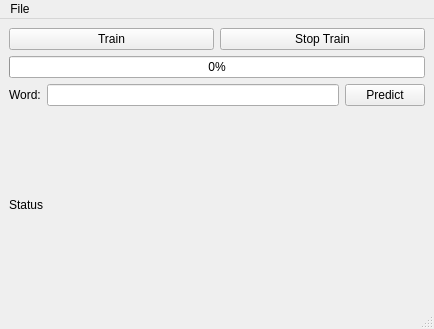
<?xml version="1.0" encoding="UTF-8"?>
<ui version="4.0">
 <class>MainWindow</class>
 <widget class="QMainWindow" name="MainWindow">
  <property name="geometry">
   <rect>
    <x>0</x>
    <y>0</y>
    <width>434</width>
    <height>329</height>
   </rect>
  </property>
  <property name="windowTitle">
   <string>G2P Neural Network</string>
  </property>
  <widget class="QWidget" name="centralwidget">
   <layout class="QGridLayout" name="gridLayout">
    <item row="2" column="0">
     <widget class="QLabel" name="labelResult">
      <property name="text">
       <string>Status</string>
      </property>
     </widget>
    </item>
    <item row="1" column="0">
     <layout class="QHBoxLayout" name="horizontalLayout_2">
      <item>
       <widget class="QLabel" name="labelWord">
        <property name="text">
         <string>Word:</string>
        </property>
       </widget>
      </item>
      <item>
       <widget class="QLineEdit" name="lineText"/>
      </item>
      <item>
       <widget class="QPushButton" name="btnPredict">
        <property name="text">
         <string>Predict</string>
        </property>
       </widget>
      </item>
     </layout>
    </item>
    <item row="0" column="0">
     <layout class="QVBoxLayout" name="verticalLayout">
      <item>
       <layout class="QHBoxLayout" name="horizontalLayout">
        <item>
         <widget class="QPushButton" name="btnTrain">
          <property name="text">
           <string>Train</string>
          </property>
         </widget>
        </item>
        <item>
         <widget class="QPushButton" name="btnStop">
          <property name="text">
           <string>Stop Train</string>
          </property>
         </widget>
        </item>
       </layout>
      </item>
      <item>
       <widget class="QProgressBar" name="progressBar">
        <property name="value">
         <number>0</number>
        </property>
       </widget>
      </item>
     </layout>
    </item>
   </layout>
  </widget>
  <widget class="QMenuBar" name="menubar">
   <property name="geometry">
    <rect>
     <x>0</x>
     <y>0</y>
     <width>434</width>
     <height>36</height>
    </rect>
   </property>
   <widget class="QMenu" name="menuFile">
    <property name="title">
     <string>File</string>
    </property>
    <addaction name="actionExit"/>
   </widget>
   <addaction name="menuFile"/>
  </widget>
  <widget class="QStatusBar" name="statusbar"/>
  <action name="actionExit">
   <property name="text">
    <string>Exit</string>
   </property>
  </action>
 </widget>
 <resources/>
 <connections/>
</ui>
